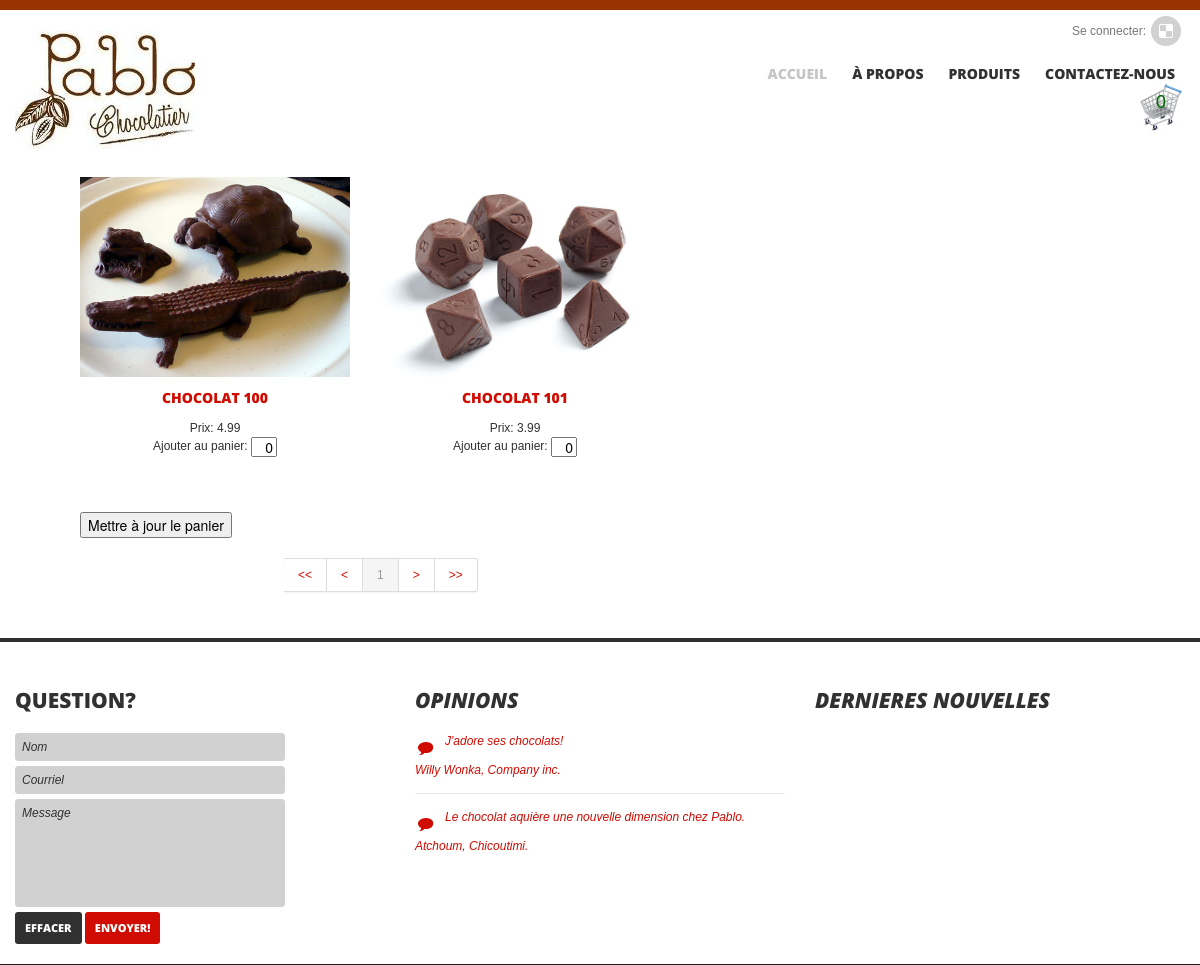
The page /index.php?page=Produits&Category=6 on the database its author committed.
### tables this page shows
CREATE TABLE IF NOT EXISTS `products` (
  `ProductID` int(11) NOT NULL AUTO_INCREMENT,
  `ProductName` varchar(60) NOT NULL,
  `Price` decimal(9,2) DEFAULT NULL,
  `UnitsInStock` int(11) DEFAULT NULL,
  `Description` varchar(2024) DEFAULT NULL,
  `ImageURL` varchar(2014) DEFAULT NULL,
  PRIMARY KEY (`ProductID`)
);

### Includes/functionsAndClasses.php (called while the page is built, shortened)
<?php
class Basket {
    function __construct() {
        $this->_ProductOrders = array();
    }
    function GetQuantityInBasket($productID) {
        return 0;
    }
}
?>

### Includes/Products.php (the view, shortened to what this page needs)
<?php
    $ITEMS_SHOWN_PER_PAGE = 16;
    $ITEMS_SHOWN_PER_ROW = 4;
    $ITEM_WIDTH = 300;
    $ITEM_HEIGHT = 290;
    $mySqli = new mysqli($DB_HOST, $DB_USER, $DB_PASS, $DB_NAME);
    $page = empty($_GET["PageN"]) ? 0 : $_GET["PageN"];
    echo "<div class='wrap'>";
    echo "<div class='container-fluid'>";
    echo "<div class='span12' >";
    if (!isset($_GET["Category"]) && !isset($_GET["CustomSearch"])) {
        $categories = $mySqli->query("SELECT * FROM Categories WHERE (SELECT COUNT(*) FROM ProductsCategories WHERE CategoryID = Categories.CategoryID)");
        $catNames = array();
        $catIDs = array();
        $itemNumber = 0;
        echo "<div class='row' >";
        while($row = $categories->fetch_assoc()) {
            array_push($catIDs, $row["CategoryID"]);
            array_push($catNames, $row["CategoryName"]);
            ?>
            <div class='span3' data-category='category01'>
                <div class='hover_img'>
                    <a href='index.php?page=Produits&Category=<?= $row["CategoryID"] ?>' >
                        <img src='img/categories/<?= $row["ImageURL"] ?>' alt style='visibility: visible;
                             opacity: 1; width: 270px; height: 200px;'/>
                    </a>
                </div>
                <div class='item_description'>
                    <h6>
                    <a><?= $row["CategoryName"] ?></a>
                    </h6>
                    <div class='descr'><?= $row["Description"] ?></div>
                </div><br/><br/>
            </div>
           <?php
            $itemNumber++;
        }
    ?>
<div class='span3' data-category='category01' style="padding-left: 2%;">
        <form action='index.php' method='GET'>
            <input type='hidden' name='CustomSearch' value='True'/>
            <input type='hidden' name='page' value='Produits'/>
            <div>Recherche personnalisé:</div>
            <div>Nom: <input type='text' name='txtName' style='width:186px;'/></div>
            <div>Catégorie:
                <select style='width:173px;' name='selCategory'>
                    <option value='All'>Tous</option>
    <?php
            for ($i = 0; $i < count($catIDs); $i++) {
                        echo "<option value=$catIDs[$i]>$catNames[$i]</option>";
                    } ?>
                </select>
            </div>
            <div>Prix maximal:
                <input type='text' name='txtPrice' value='0.00' onkeypress='return IsNumberOrControl(event)'
                       style='width:143px;' maxLength='6'/>
            </div>
            <div><input type='submit' value='Rechercher'/></div>
        </form>
</div>
</div>
<?php
    }
    else {
        echo "<form action='#' method='POST'>";
        $whereClause = "WHERE ";
        if (!empty($_GET["CustomSearch"]) && $_GET["CustomSearch"]) {
            if (!empty($_GET["txtName"])) {
                if ($whereClause != "WHERE ") {
                    $whereClause .= " AND ";
                }
                $whereClause .= "p.ProductName LIKE '%" . $_GET["txtName"] . "%'";
            }
            if (!empty($_GET["selCategory"]) && $_GET["selCategory"] != "All") {
                if ($whereClause != "WHERE ") {
                    $whereClause .= " AND ";
                }
                $whereClause .= "pc.CategoryID = " . $_GET["selCategory"];
            }
            if (!empty($_GET["txtPrice"]) && filter_var($_GET["txtPrice"], FILTER_VALIDATE_FLOAT)) {
                if ($whereClause != "WHERE ") {
                    $whereClause .= " AND ";
                }
                $whereClause .= "p.Price < " . $_GET["txtPrice"];
            }
            if ($whereClause == "WHERE ") {
                $whereClause = "";
            }
        }
        else {
            $whereClause .= "pc.CategoryID = " . $_GET["Category"];
        }
        $mainQuery = "SELECT DISTINCT p.ProductID, p.ProductName, p.Price, p.UnitsInStock, p.Description, p.ImageURL " .
                     "FROM ProductsCategories pc " .
                     "INNER JOIN Products p " .
                     "ON pc.ProductID = p.ProductID ";
        $products = $mySqli->query($mainQuery . $whereClause . " LIMIT " . ($ITEMS_SHOWN_PER_PAGE * $page) . " , " . $ITEMS_SHOWN_PER_PAGE);
        if ($products->num_rows > 0) {
            $itemNumber = 0;
            echo "<div class='projects isotope' style='overflow: hidden; position: relative; height: " . (ceil($products->num_rows / $ITEMS_SHOWN_PER_ROW) * $ITEM_HEIGHT + 45) . "px;'>";
            while($row = $products->fetch_assoc()) {
                $quantityInBasket = $_SESSION["Basket"]->GetQuantityInBasket($row["ProductID"]);
                $posX = ($itemNumber % $ITEMS_SHOWN_PER_ROW) * $ITEM_WIDTH;
                $posY = floor($itemNumber / 4) * $ITEM_WIDTH;
                echo "<div class='span3 element category01 isotope-item' data-category='category01' style='position: absolute; left: 0px; top: 0px; -webkit-transform: translate3d(" . $posX . "px, " . $posY . "px, 0px);'>";
                    echo "<div class=''>";
                        echo "<a class='preloader' style='background-image: none; background-position: initial initial; background-repeat: initial initial;'>";
                            echo "<img src='img/Products/" . $row["ImageURL"] . "' alt style='visibility: visible; opacity: 1; width: 270px; height: 200px;'";
                        echo "</a>";
                    echo "</div>";
                    echo "<div class='item_description'>";
                        echo "<h6>";
                            echo "<a>" . $row["ProductName"] . "</a>";
                        echo "</h6>";
                        echo "<div class='descr'>Prix: " . $row["Price"] . "<br />" .
                             "Ajouter au panier: <input type'text' name='txtAddToCart" . $row["ProductID"] . "' style='width: 18px; height: 14px; text-align:right;' onkeypress='return IsNumberOrControl(event)' maxLength='2' value='$quantityInBasket' ></div>";
                    echo "</div>";
                echo "</div>";
                $itemNumber++;
            }
            echo "</div>";
            echo "<div><input type='submit' value='Mettre à jour le panier' style='margin-left: 30px;' /></div>";
            echo "</form>";
            $pageCount = ceil($mySqli->query("SELECT COUNT(DISTINCT p.ProductID, p.ProductName, p.Price, p.UnitsInStock, p.Description, p.ImageURL) " .
                                             "FROM ProductsCategories pc " .
                                             "INNER JOIN Products p " .
                                             "ON pc.ProductID = p.ProductID " . $whereClause)->fetch_row()[0] / $ITEMS_SHOWN_PER_PAGE);
            $previousPage = $page > 0 ? $page - 1 : 0;
            $nextPage = $page < $pageCount-1 ? $page + 1 : $pageCount-1;
            $customSearchConstraint =   !empty($_GET["CustomSearch"])   ?   "&CustomSearch="   . $_GET["CustomSearch"]   :     "";
            $categoryConstraint =       !empty($_GET["Category"])       ?   "&Category="       . $_GET["Category"]       :     "";
            $nameConstraint =           !empty($_GET["txtName"])        ?   "&txtName="        . $_GET["txtName"]        :     "";
            $selCategoryConstraint =    !empty($_GET["selCategory"])    ?   "&selCategory="    . $_GET["selCategory"]    :     "";
            $priceConstraint =          !empty($_GET["txtPrice"])       ?   "&txtPrice="       . $_GET["txtPrice"]       :     "";
            $constraints = $customSearchConstraint . $categoryConstraint . $nameConstraint . $selCategoryConstraint . $priceConstraint;
            echo "<div class='pagination' style='margin: 10px 0px 0px 20%; color:blue;'>";
            echo "<ul><li>";
                echo "<li><a href='index.php?page=Produits" . $constraints . "&PageN=0' ><< </a></li>";
                echo "<li><a href='index.php?page=Produits" . $constraints . "&PageN=$previousPage' >< </a></li>";
                for ($i = 1; $i <= $pageCount; $i++) {
                    echo "<li class='active'><a href='index.php?page=Produits" . $constraints . "&PageN=" . ($i-1) . "' >" . $i . " </a></li>";
                }
                echo "<li><a href='index.php?page=Produits" . $constraints . "&PageN=$nextPage' >> </a></li>";
                echo "<li><a href='index.php?page=Produits" . $constraints . "&PageN=" . ($pageCount-1) . "' >>> </a></li></ul>";
            echo "</div>";
        }
        else {
        }
    }
    echo "</div>";
    echo "</div>";
    echo "</div>";
?>

### css/theme.css (style rules this page uses)
a, input, select, textarea { outline:none !important; }
body { overflow-x:hidden; }
img { outline:0; vertical-align:top; }
[class*="span"] img, [class*="span"] iframe { max-width:100%; }
.item_description { text-align:center; color:#313131; }
.item_description h6 { font-weight:800; margin:10px 0 10px 0; text-transform:uppercase; }
.isotope-item { z-index: 2; }
.isotope, .isotope .isotope-item { -webkit-transition-duration: 0.8s; -moz-transition-duration: 0.8s; transition-duration: 0.8s; }
.isotope { -webkit-transition-property: height, width; -moz-transition-property: height, width; transition-property: height, width; }
.isotope .isotope-item { -webkit-transition-property: -webkit-transform, opacity; -moz-transition-property: -moz-transform, opacity; transition-property: transform, opacity; }
.element { overflow: hidden; position: relative; margin-bottom:20px; }
.element img { max-width:100%; }
.preloader { background:url(../img/preload_img.gif) center center no-repeat; display:block; }

### rows shown on the page
products: ImageURL (picture), ProductName "CHOCOLAT 100", Price "4.99", ProductID "0"
products: ImageURL (picture), ProductName "CHOCOLAT 101", Price "3.99", ProductID "0"

### other values the page prints
$_SESSION["Basket"]->GetDiffProductCount() "0"
